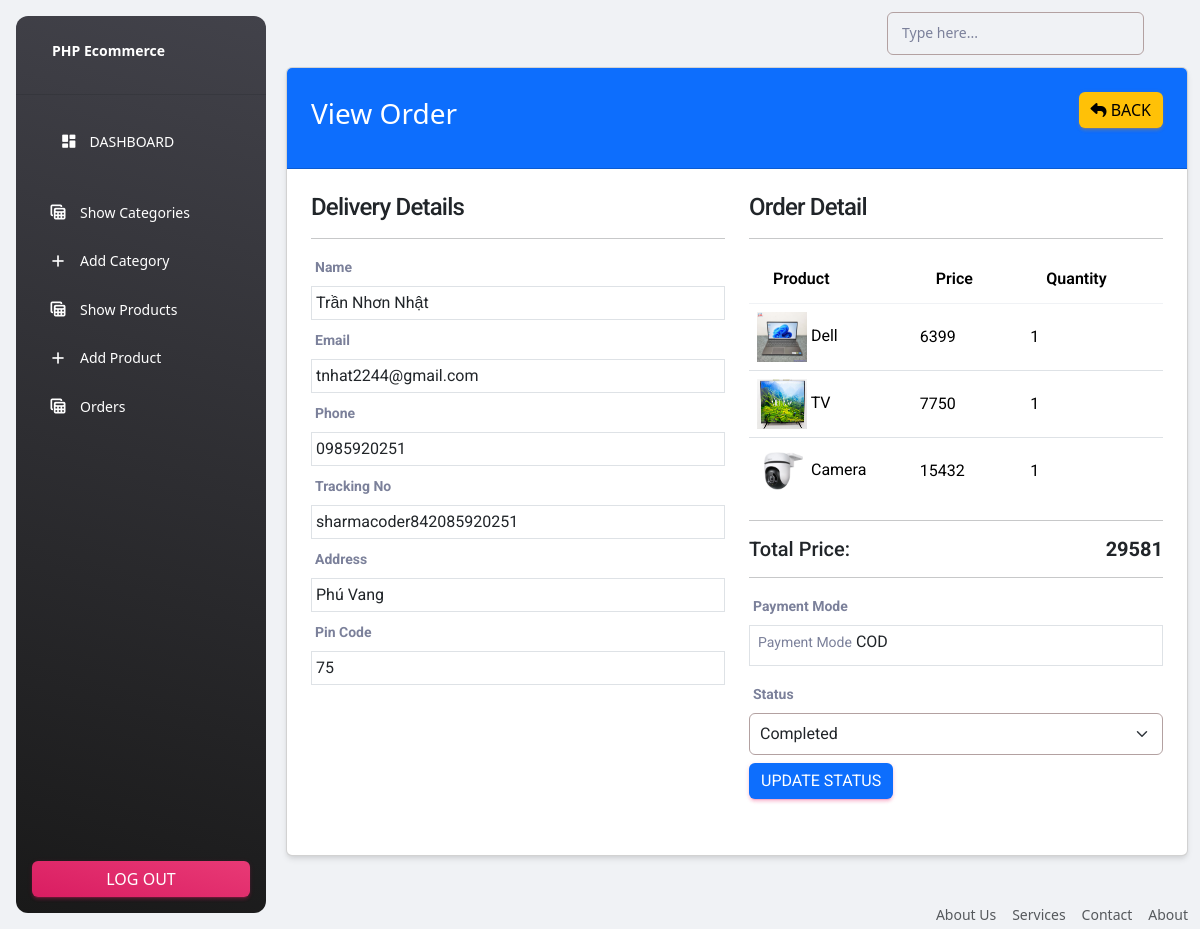
The page /admin/view_order.php?t=sharmacoder842085920251 (signed in) on the database its author committed.
### tables this page shows
CREATE TABLE `tbl_order` (
  `id` int(11) NOT NULL,
  `tracking_no` varchar(199) NOT NULL,
  `user_id` int(191) NOT NULL,
  `name` varchar(255) NOT NULL,
  `email` varchar(191) NOT NULL,
  `phone` varchar(191) NOT NULL,
  `address` mediumtext NOT NULL,
  `pincode` int(191) NOT NULL,
  `total_price` int(191) NOT NULL,
  `payment_mode` varchar(191) NOT NULL,
  `payment_id` varchar(191) DEFAULT NULL,
  `status` tinyint(4) NOT NULL DEFAULT 0,
  `comments` varchar(255) DEFAULT NULL,
  `created_at` timestamp NOT NULL DEFAULT current_timestamp()
);

CREATE TABLE `tbl_product` (
  `id` int(11) NOT NULL,
  `category_id` int(11) NOT NULL,
  `name` text NOT NULL,
  `slug` varchar(191) NOT NULL,
  `small_description` mediumtext NOT NULL,
  `description` mediumtext NOT NULL,
  `original_price` int(11) NOT NULL,
  `selling_price` int(11) NOT NULL,
  `image` varchar(191) NOT NULL,
  `qty` int(11) NOT NULL,
  `status` tinyint(4) NOT NULL,
  `trending` tinyint(4) NOT NULL,
  `meta_title` varchar(191) NOT NULL,
  `meta_keywords` mediumtext NOT NULL,
  `meta_description` mediumtext NOT NULL,
  `created_at` timestamp NOT NULL DEFAULT current_timestamp()
);

CREATE TABLE `tbl_order_item` (
  `id` int(11) NOT NULL,
  `order_id` int(191) NOT NULL,
  `prod_id` int(191) NOT NULL,
  `qty` int(191) NOT NULL,
  `price` int(191) NOT NULL,
  `created_at` timestamp NOT NULL DEFAULT current_timestamp()
);

### function/myfunction.php (called while the page is built, shortened)
<?php
    include '../config/dbcon.php';
    function checkTrackingNoValid($trackingNo){
        global $con;
        $query = "SELECT * FROM tbl_order WHERE tracking_no = '$trackingNo'";
        return mysqli_query($con, $query);
    }
?>

### admin/view_order.php (the view, shortened to what this page needs)
<?php
    include 'includes/header.php';
    include '../middleware/adminMiddleware.php';
    if(isset($_GET['t'])){
        $tracking_no = $_GET['t'];
        $orderData = checkTrackingNoValid($tracking_no);
            ?>
            <?php
    }else{
        ?>
            <h4>Something Went Wrong!</h4>
        <?php
        die();
    }
    $data = mysqli_fetch_array($orderData);
?>
<div class="container">
    <div class="row">
        <div class="col-md-12">
            <div class="card">
                <div class="card-header bg-primary">
                    <span class="fs-3 text-white" >View Order</span>
                    <a href="orders.php" class="btn btn-warning float-end"> <i class="fa fa-reply"></i> Back</a>
                </div>
                <div class="card-body">
                    <div class="row">
                        <div class="col-md-6">
                            <h4>Delivery Details</h4>
                            <hr>
                            <div class="row">
                                <div class="col-md-12 mb-2">
                                    <label class="fw-bold">Name</label>
                                    <div class="border p-1">
                                        <?= $data['name'];?>
                                    </div>
                                </div>
                                <div class="col-md-12 mb-2">
                                    <label class="fw-bold">Email</label>
                                    <div class="border p-1">
                                        <?= $data['email'];?>
                                    </div>
                                </div>
                                <div class="col-md-12 mb-2">
                                    <label class="fw-bold">Phone</label>
                                    <div class="border p-1">
                                        <?= $data['phone'];?>
                                    </div>
                                </div>
                                <div class="col-md-12 mb-2">
                                    <label class="fw-bold">Tracking No</label>
                                    <div class="border p-1">
                                        <?= $data['tracking_no'];?>
                                    </div>
                                </div>
                                <div class="col-md-12 mb-2">
                                    <label class="fw-bold">Address</label>
                                    <div class="border p-1">
                                        <?= $data['address'];?>
                                    </div>
                                </div>
                                <div class="col-md-12 mb-2">
                                    <label class="fw-bold">Pin Code</label>
                                    <div class="border p-1">
                                        <?= $data['pincode'];?>
                                    </div>
                                </div>
                            </div>
                        </div>
                        <div class="col-md-6">
                            <h4>Order Detail</h4>
                            <hr>
                            <table class="table">
                                <thead>
                                    <tr>
                                        <th>Product</th>
                                        <th>Price</th>
                                        <th>Quantity</th>
                                    </tr>
                                </thead>
                                <tbody>
                                    <?php
                                        $order_query = "SELECT o.id AS oid, o.tracking_no, o.user_id, oi.*, oi.qty AS orderqty, p.*
                                                FROM tbl_order o, tbl_order_item oi, tbl_product p
                                                WHERE oi.order_id = o.id AND p.id = oi.prod_id AND o.tracking_no = '$tracking_no'";
                                        $order_query_run = mysqli_query($con, $order_query);
                                        if(mysqli_num_rows($order_query_run) > 0){
                                            foreach ($order_query_run as $item){
                                                ?>
                                                    <tr>
                                                        <td class="align-middle">
                                                            <img src="../uploads/<?= $item['image']; ?>" width="50px" height="50px" alt="<?= $item['name']?>"> <?= $item['name']?>
                                                        </td>
                                                        <td class="align-middle"><?= $item['price']?></td>
                                                        <td class="align-middle"><?= $item['orderqty']?></td>
                                                    </tr>
                                                <?php
                                            }
                                        }
                                    ?>
                                </tbody>
                            </table>
                            <hr>
                            <h5>Total Price: <span class="float-end fw-bold"><?= $data['total_price'];?></span></h5>
                            <hr>
                            <label class="fw-bold">Payment Mode</label>
                            <div class="border p-1 mb-3">
                                <label for="">Payment Mode</label>
                                <?= $data['payment_mode']?>
                            </div>
                            <label class="fw-bold">Status</label>
                            <div class="mb-3">
                                <form action="code.php" mothod="POST">
                                    <select name="order_status" id="" class="form-select">
                                        <option value="1" <?= $data['status'] == 1?"selected":""?>>Completed</option>
                                    </select>
                                    <button type="submit" name="update_order_btn" class="btn btn-primary mt-2">Update Status</button>
                                </form>
                            </div>
                        </div>
                    </div>
                </div>
            </div>
        </div>
    </div>
</div>
<?php include 'includes/footer.php';?>

### admin/includes/header.php (style rules this page uses)
.form-select { border: 1px solid #b3a1a1 !important; padding: 8px 10px; }

### rows shown on the page
tbl_order: name "Trần Nhơn Nhật", email "tnhat2244@gmail.com", phone "0985920251", tracking_no "sharmacoder842085920251", address "Phú Vang", pincode "75", tbl_product.image (picture), tbl_product.name "Dell", tbl_order_item.price "6399", tbl_order_item.qty "1", tbl_product.name "TV", tbl_order_item.price "7750", tbl_product.name "Camera", tbl_order_item.price "15432", total_price "29581", payment_mode "COD", order_status "Completed"
